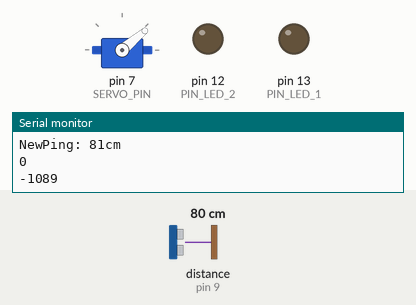
This sketch was run on a simulated Arduino Uno, built with avr-gcc and run on an emulated ATmega328P. Parts: servo, output pins drawn as LEDs (lit = HIGH), the last lines printed to the serial monitor. The test bench sets the inputs (shaded band); at power-on: distance to the obstacle (sensor on pin 9) 80 cm. The echo pulse lasts 58.3 µs per cm; pins used as bus, display or sensor lines are not drawn.

Above: at 2.4 s.
2.5 s: distance to the obstacle (sensor on pin 9) set to 29 cm
4.0 s: distance to the obstacle (sensor on pin 9) set to 25 cm
At 4.6 s:
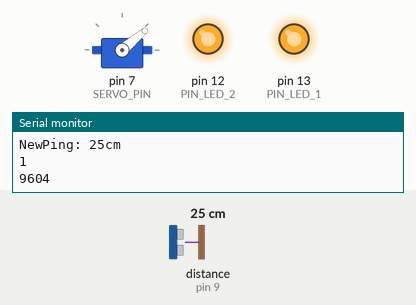
5.7 s: distance to the obstacle (sensor on pin 9) set to 35 cm
At 6.0 s:
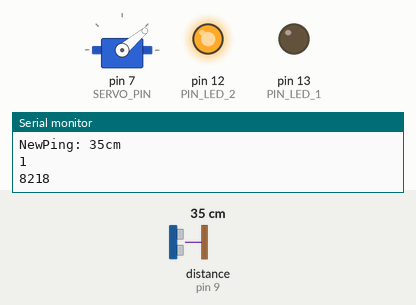
7.2 s: distance to the obstacle (sensor on pin 9) set to 2 cm
At 9.62 s:
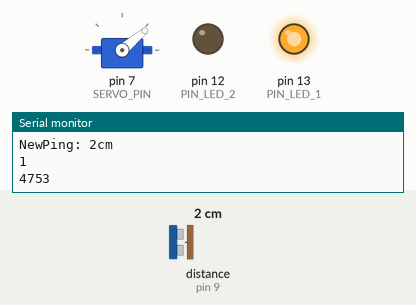
10.2 s: distance to the obstacle (sensor on pin 9) set to 60 cm
At 10.44 s:
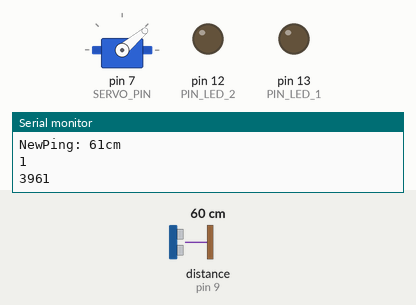
13.2 s: distance to the obstacle (sensor on pin 9) set to 4 cm
At 16.4 s:
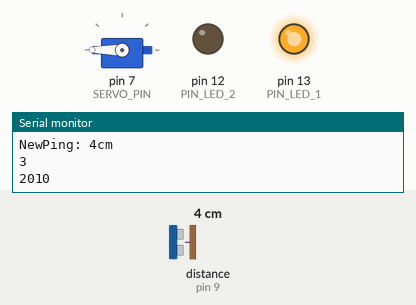
Timing chart, 0 to 20.2 s (numbered marks = the images above; inputs shaded):
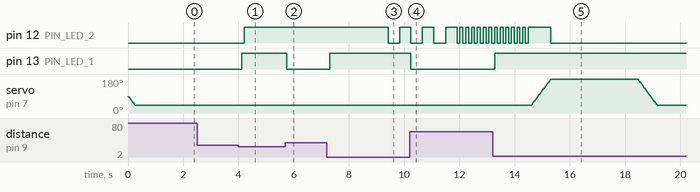

The sketch:

clawSoftware-0.3.ino
```cpp
/*
 *  Claw Control Software
 *  Rai McKenzie, Group A9
 *  Created for UBC Engineering APSC 101 project
 *  Version: v0.3
 */

#include <NewPing.h> //Include NewPing library for higher accuracy
#include <Servo.h>

//Sonar sensor pin configurations
#define PIN_GND 8
#define PIN_ECHO 9
#define PIN_TRIGGER 10
#define PIN_VCC 11
#define PIN_LED_1 13
#define PIN_LED_2 12
#define SERVO_PIN 7

#define SERVO_SPEED_DELAY 5

/* ======================= */
#define SERVO_CLOSE 180
#define SERVO_OPEN 40
#define TRIGGER_DISTANCE 28 //(in cm)
/* ======================= */

#define MAX_DISTANCE 200

NewPing sonar(PIN_TRIGGER, PIN_ECHO, MAX_DISTANCE);
Servo servo;

int STATE = 0;
int TICK_SPEED = 100; //60
int countDown = 0;

/*
 * States:
 * 0 - Waiting open [Searching for object]
 * 1 - Pickup object [Put object in claw]
 * 2 - Waiting closed [Waiting for drop spot]
 * 3 - Open Claw [Drop object]
 * 4 - Waiting to reset
 */

void setup() {
  Serial.begin(9600); //Set data transmission rate to communicate with computer

  //Pins init
  pinMode(PIN_VCC, OUTPUT);
  digitalWrite(PIN_VCC, HIGH);
  pinMode(PIN_GND, OUTPUT);
  digitalWrite(PIN_GND, LOW);

  //LED pin init
  pinMode(PIN_LED_1, OUTPUT);
  pinMode(PIN_LED_2, OUTPUT);

  //Servo init
  servo.attach(SERVO_PIN);

  //Program init
  Serial.println("Starting...");
  openClaw();
  delay(1000);
}

void loop() {
  int distance = sonar.ping_cm();

  //Constant countdown decrement.
  countDown -= TICK_SPEED - 1;

  //Output sensor distance for debugging
  Serial.print("NewPing: ");
  Serial.print(distance);
  Serial.println("cm");

  Serial.println(STATE);
  Serial.println(countDown);

  if (STATE == 0) {
    openClaw();

  } else if (STATE == 1){

    if (countDown < 0) {
      STATE = 2;
      closeClaw();
      statusLED(LOW);
    } else if (countDown < 2500) {
      statusLEDToggle();
    } else if (countDown < 5000) {
      if (countDown % 4 == 0) {
        statusLEDToggle();
      }
    } else {
      statusLED(HIGH);
    }

  } else if (STATE == 2) {
    closeClaw();

  }

  if (STATE == 0 && distance < TRIGGER_DISTANCE && distance != 0) {
    STATE = 1;
    countDown = 10 * 1000;
  }

  if (STATE == 2 && distance < TRIGGER_DISTANCE && distance != 0) {
    STATE = 3;
    countDown = 3 * 1000;
    statusLED(HIGH);
  }

  if (STATE == 3){
    statusLED(LOW);
    if (distance < TRIGGER_DISTANCE && distance != 0) {
      if (countDown < 0) {
        openClaw();
        STATE = 4;
      }
    } else {
      STATE = 2;
    }
  }

  if (STATE == 4 && distance > TRIGGER_DISTANCE) {
    STATE = 0;
  }


  if (distance < TRIGGER_DISTANCE && distance > 0) {
    digitalWrite(PIN_LED_1, HIGH);
  } else {
    digitalWrite(PIN_LED_1, LOW);
  }


  delay(TICK_SPEED); //Tick speed
}

/*
 * Close the claw.
 */
void closeClaw(){

  int loc = servo.read();
  for (int i = loc; i <= SERVO_CLOSE; i++) {
    servo.write(i);
    delay(SERVO_SPEED_DELAY);
  }
  return;

}

/*
 * Open the claw.
 */
void openClaw(){

  int loc = servo.read();
  for (int i = loc; i >= SERVO_OPEN; i--) {
    servo.write(i);
    delay(SERVO_SPEED_DELAY);
  }
  return;
}

/*
 * Set the status LED
 */
void statusLED(int status){
  digitalWrite(PIN_LED_2, status);
}

/*
 * Toggle the status LED
 */
void statusLEDToggle() {
  digitalWrite(PIN_LED_2, !digitalRead(PIN_LED_2));
}
```

Measured:
- the behaviour switches between 28 and 27 cm on distance to the obstacle (sensor on pin 9) (found by bisection; images 0 and 1)
- after the input at 4.0 s, pin 12 (PIN_LED_2): LOW → HIGH after 0.21 s; pin 13 (PIN_LED_1): LOW → HIGH after 0.11 s
- after the input at 5.7 s, pin 13 (PIN_LED_1): HIGH → LOW after 0.05 s
- after the input at 7.2 s, pin 13 (PIN_LED_1): LOW → HIGH after 0.10 s
- after the input at 10.2 s, pin 13 (PIN_LED_1): HIGH → LOW at once
- after the input at 13.2 s, pin 13 (PIN_LED_1): LOW → HIGH after 0.07 s
- by itself, servo on pin 7 (SERVO_PIN): rises from 40° to 180° in 0.71 s, then falls to 40° in 3.9 s
